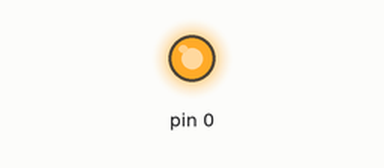
Recording of a sketch running on a simulated Arduino Uno, built for the host (arithmetic inside an expression is 32-bit, double 64-bit). Parts: output pins drawn as LEDs (lit = HIGH).

Above: at 0.1 s.
Timing chart, 0 to 1.6 s (numbered marks = the images above):
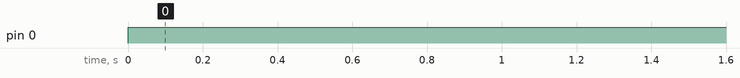

The sketch:

pinMode.ino
```cpp
#include <stdio.h>
int line = 1;

void setup() {}

void loop() {
    switch(line) {
    case 1: pinMode(0, INPUT); break;
    case 2: pinMode(0, INPUT_PULLUP); break;
    case 3: pinMode(0, OUTPUT); break;
    }
    line += 1;
}
```

Measured:
- by itself, pin 0: LOW → HIGH at 0.00 s
